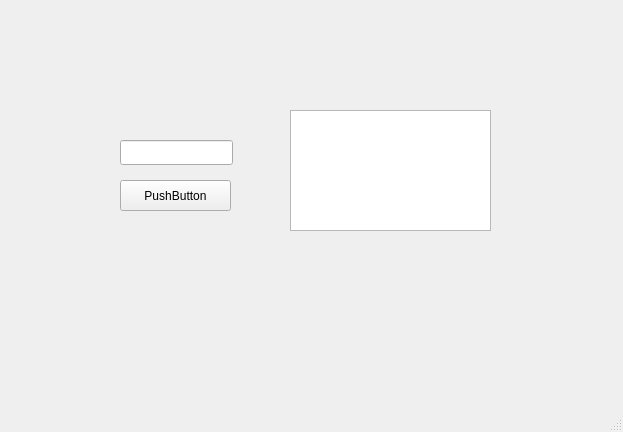
<?xml version="1.0" encoding="UTF-8"?>
<ui version="4.0">
 <class>QtTest</class>
 <widget class="QMainWindow" name="QtTest">
  <property name="geometry">
   <rect>
    <x>0</x>
    <y>0</y>
    <width>623</width>
    <height>432</height>
   </rect>
  </property>
  <property name="windowTitle">
   <string>QtTest</string>
  </property>
  <widget class="QWidget" name="centralwidget">
   <widget class="QPushButton" name="pushButton">
    <property name="geometry">
     <rect>
      <x>120</x>
      <y>180</y>
      <width>111</width>
      <height>31</height>
     </rect>
    </property>
    <property name="text">
     <string>PushButton</string>
    </property>
   </widget>
   <widget class="QTextEdit" name="textEdit">
    <property name="geometry">
     <rect>
      <x>290</x>
      <y>110</y>
      <width>201</width>
      <height>121</height>
     </rect>
    </property>
   </widget>
   <widget class="QLineEdit" name="lineEdit">
    <property name="geometry">
     <rect>
      <x>120</x>
      <y>140</y>
      <width>113</width>
      <height>25</height>
     </rect>
    </property>
   </widget>
  </widget>
  <widget class="QMenuBar" name="menubar">
   <property name="geometry">
    <rect>
     <x>0</x>
     <y>0</y>
     <width>623</width>
     <height>22</height>
    </rect>
   </property>
  </widget>
  <widget class="QStatusBar" name="statusbar"/>
 </widget>
 <resources/>
 <connections/>
</ui>
